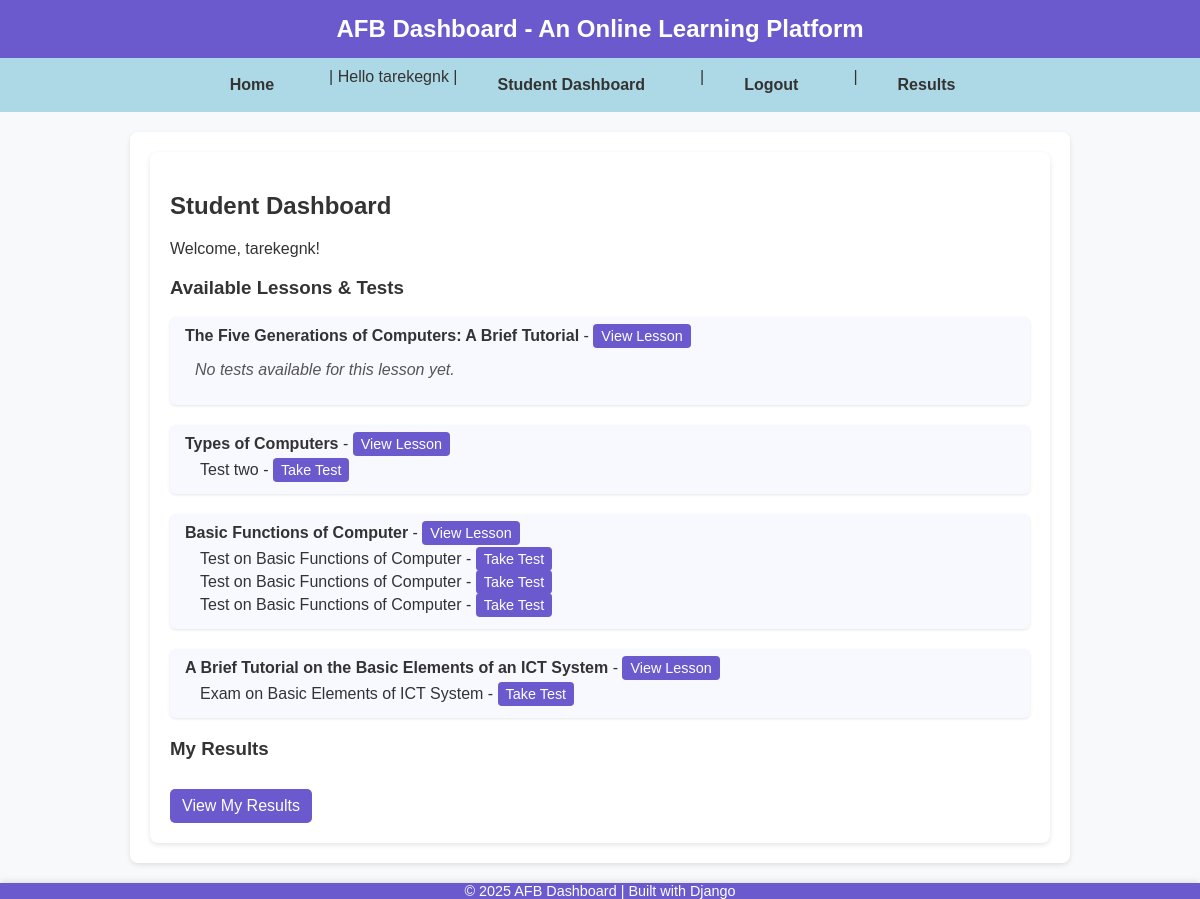
The app's page /student/dashboard/ (signed in) with its own data.
### courses/models.py (models this page shows, shortened)
class Lesson(models.Model):
    course = models.ForeignKey(Course, on_delete=models.CASCADE, related_name='lessons')
    title = models.CharField(max_length=200)
    content = models.TextField()
    created_at = models.DateTimeField(auto_now_add=True)

### assessments/models.py (models this page shows, shortened)
class Test(models.Model):
    lesson = models.ForeignKey(Lesson, on_delete=models.CASCADE, related_name='tests')
    title = models.CharField(max_length=200)
    question = models.TextField()
    correct_answer = models.CharField(max_length=200)

### courses/views.py (the view)
# urls.py: path('student/dashboard/', views.student_dashboard, name='student_dashboard'),
@login_required
def student_dashboard(request):
    lessons = Lesson.objects.select_related('course').all()
    tests = Test.objects.select_related('lesson').all()
    return render(request, 'courses/student_dashboard.html', {
        'lessons': lessons,
        'tests': tests
    })

### courses/templates/courses/student_dashboard.html (shortened to what this page needs)
{% extends "base.html" %}
{% block content %}
<div class="container">
    <h2>Student Dashboard</h2>
    <p>Welcome, {{ user.username }}!</p>
    <h3>Available Lessons & Tests</h3>
    {% if lessons %}
        <ul class="lessons-list">
            {% for lesson in lessons %}
                <li class="lesson-item">
                    <div class="lesson-header">
                        <strong>{{ lesson.title }}</strong>
                        - <a href="{% url 'courses:view_lesson' lesson.id %}" class="button-small">View Lesson</a>
                    </div>
                    {% if lesson.tests.exists %}
                        <ul class="tests-list">
                            {% for test in lesson.tests.all %}
                                <li>
                                    {{ test.title }} -
                                    <a href="{% url 'assessments:take_test' test.id %}" class="button-small">Take Test</a>
                                </li>
                            {% endfor %}
                        </ul>
                    {% else %}
                        <p class="no-tests"><em>No tests available for this lesson yet.</em></p>
                    {% endif %}
                </li>
            {% endfor %}
        </ul>
    {% else %}
        <p>No lessons available at the moment.</p>
    {% endif %}
    <h3>My Results</h3>
    <a href="{% url 'assessments:results' %}" class="button">View My Results</a>
</div>
{% endblock %}

### templates/base.html (shortened to what this page needs)
{% load static %}
<!DOCTYPE html>
<html lang="en">
<head>
    <link rel="stylesheet" href="{% static 'css/base.css' %}">
</head>
<body>
    <header>
        AFB Dashboard - An Online Learning Platform
    </header>
    <nav>
        <a href="{% url 'courses:home' %}">Home</a> |
        {% if user.is_authenticated %}
            Hello {{ user.username }} |
            {% if user.profile.role == 'teacher' %}
                <a href="{% url 'courses:teacher_dashboard' %}">Teacher Dashboard</a> |
            {% elif user.profile.role == 'student' %}
                <a href="{% url 'courses:student_dashboard' %}">Student Dashboard</a> |
            {% endif %}
            <a href="{% url 'accounts:logout' %}">Logout</a> |
            <a href="{% url 'assessments:results' %}">Results</a>
        {% else %}
            <a href="{% url 'accounts:login' %}">Login</a> |
            <a href="{% url 'accounts:register' %}">Register</a>
        {% endif %}
    </nav>
    <main>
        <div class="container">
            {% block content %}{% endblock %}
        </div>
    </main>
    <footer>
        © 2025 AFB Dashboard | Built with Django
    </footer>
</body>
</html>

### static/css/base.css (style rules this page uses)
body { margin: 0; padding: 0; min-height: 100vh; display: flex; flex-direction: column; font-family: "Poppins", sans-serif; background-color: #f4f6f9; color: #333; overflow-x: hidden; }
header { background-color: #2c3e50; color: #fff; padding: 1rem 2rem; text-align: center; font-size: 1.5rem; font-weight: 600; box-shadow: 0 2px 6px rgba(0, 0, 0, 0.1); }
nav { background-color: #34495e; display: flex; justify-content: center; gap: 1.5rem; padding: 0.8rem; flex-wrap: wrap; }
nav a { color: #fff; text-decoration: none; font-weight: 500; padding: 0.5rem 1rem; border-radius: 6px; transition: background 0.3s ease; }
main { flex: 1; padding: 2rem; overflow-y: auto; background-color: #f8f9fa; min-height: calc(100vh - 140px); }
footer { background-color: #2c3e50; color: #fff; text-align: center; padding: 1rem; font-size: 0.9rem; flex-shrink: 0; position: relative; bottom: 0; width: 100%; z-index: 10; box-shadow: 0 -2px 6px rgba(0,0,0,0.1); }
html, body { height: 100%; }

### templates/base.html (style rules this page uses)
body { font-family: Arial, sans-serif; margin: 0; background-color: #f0f8ff; color: #333; display: flex; flex-direction: column; min-height: 100vh; }
header { background-color: #6a5acd; color: white; padding: 15px 20px; font-size: 24px; font-weight: bold; }
nav { background-color: #add8e6; padding: 10px 20px; }
nav a { margin-right: 15px; text-decoration: none; color: #333; font-weight: bold; }
main { flex: 1 0 auto; padding: 20px; }
.container { max-width: 900px; margin: 0 auto; padding: 20px; background-color: white; border-radius: 8px; box-shadow: 0 2px 5px rgba(0,0,0,0.1); }
footer { text-align: center; padding: 0; background-color: #6a5acd; color: white; flex-shrink: 0; }
.button { background-color: #6a5acd; color: white; padding: 8px 12px; text-decoration: none; border-radius: 5px; display: inline-block; margin-top: 10px; }
ul { padding-left: 20px; }
li { margin-bottom: 8px; }

### courses/templates/courses/student_dashboard.html (style rules this page uses)
.lessons-list { list-style: none; padding-left: 0; }
.lesson-item { margin-bottom: 20px; padding: 10px 15px; background-color: #f8f8ff; border-radius: 6px; box-shadow: 0 1px 3px rgba(0,0,0,0.1); }
.lesson-header { margin-bottom: 8px; }
.tests-list { list-style: none; padding-left: 15px; }
.tests-list li { margin-bottom: 5px; }
.button-small { background-color: #6a5acd; color: white; padding: 4px 8px; text-decoration: none; border-radius: 4px; font-size: 0.9em; }
.no-tests { margin-left: 10px; color: #555; font-style: italic; }

### records on screen
Lesson: title "The Five Generations of Computers: A Brief Tutorial", shows "No tests available for this lesson yet."
Lesson: title "Types of Computers"
Test: title "Test two"
Lesson: title "Basic Functions of Computer"
Test: title "Test on Basic Functions of Computer"
Test: title "Test on Basic Functions of Computer"
Test: title "Test on Basic Functions of Computer"
Lesson: title "A Brief Tutorial on the Basic Elements of an ICT System"
Test: title "Exam on Basic Elements of ICT System"

### other values on screen
{{ user.username }} "tarekegnk"
